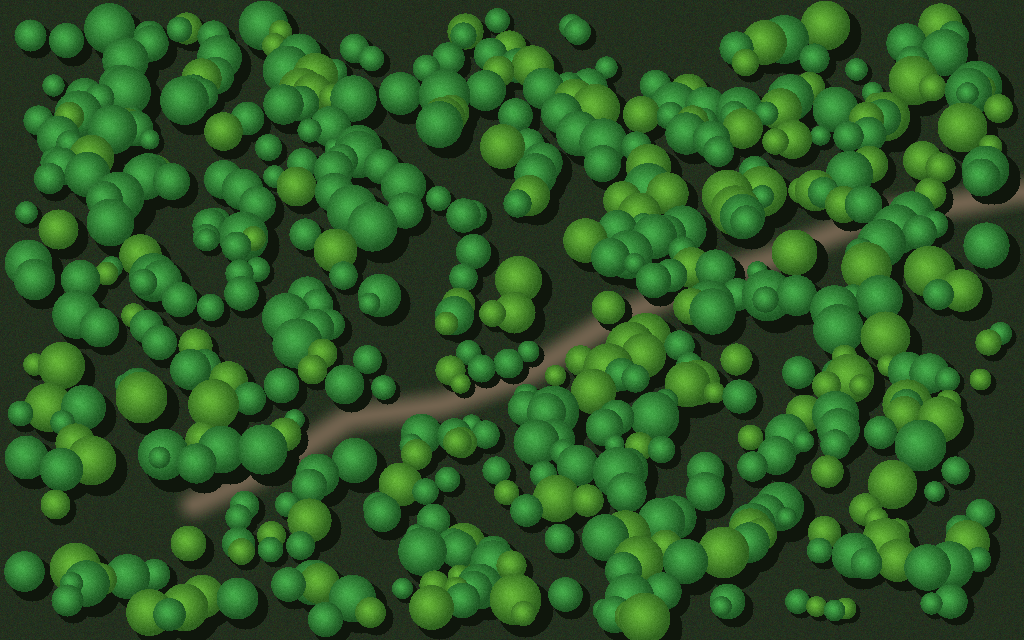
#> input picture sample-data/amazon_canopy_dense_0.5m.tif, 1024 x 640 px
$ python -i vegetation.py   (imports and definitions only)
#> lines starting #> are read from the running program, lines starting #| are printed output that depends on the picture; after the words box and inside, x2 and y2 are one past the last pixel; in counts of white or black regions, pixels touching at a corner belong together
"""Vegetation index computation and photosynthetic canopy extraction."""

import numpy as np
import cv2


def extract_vegetation_canopy_mask(rgb_image: np.ndarray) -> np.ndarray:
    """
    Extracts a robust binary canopy vegetation mask using multispectral/colorimetric indices:
    - Excess Green Index (ExG = 2*G - R - B)
    - Normalized Difference Green-Red Index (GLI / NGRDI = (2G - R - B)/(2G + R + B))
    - HSV chromatic green-forest filtering

    Returns:
        binary uint8 mask of shape (H, W) where 255 = canopy, 0 = non-canopy.
    """
    img_float = rgb_image.astype(np.float32)
    r = img_float[:, :, 0]
    g = img_float[:, :, 1]
    b = img_float[:, :, 2]

    # 1. Excess Green Index (ExG)
    exg = 2.0 * g - r - b
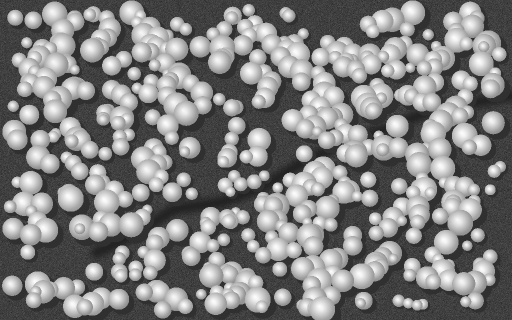
#> exg: shape (640, 1024) float32 (shown at 1/2 size); min -28, max 208, mean 96.3; drawn with min black and max white

    # 2. Normalized Green Leaf Index (GLI)
    denom = 2.0 * g + r + b + 1e-6
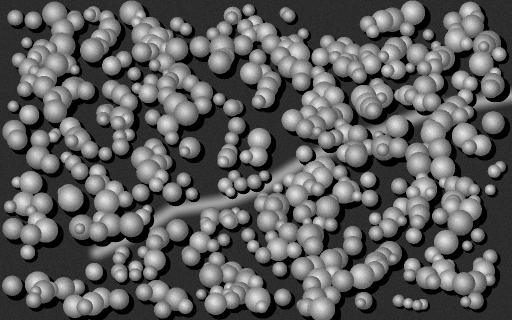
#> denom: shape (640, 1024) float32 (shown at 1/2 size); min 71, max 577, mean 262.3; drawn with min black and max white
    gli = (2.0 * g - r - b) / denom
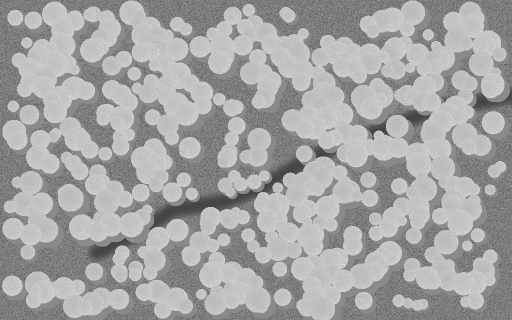
#> gli: shape (640, 1024) float32 (shown at 1/2 size); min -0.212, max 0.617, mean 0.328; drawn with min black and max white

    # 3. HSV Color Space Filtering for Natural Evergreen and Deciduous Foliage
    hsv = cv2.cvtColor(rgb_image, cv2.COLOR_RGB2HSV)
#> hsv: shape (640, 1024, 3); mean H, S, V 54.8, 137.4, 89.8
    h = hsv[:, :, 0]
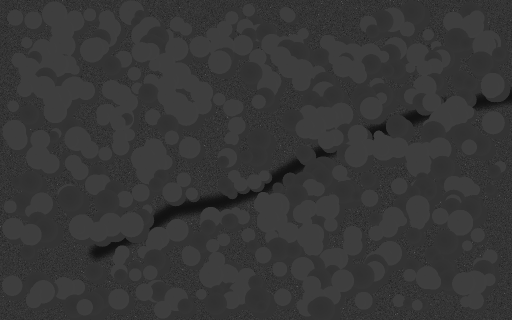
#> h: shape (640, 1024) (shown at 1/2 size); min 0, max 178, mean 54.8
    s = hsv[:, :, 1]
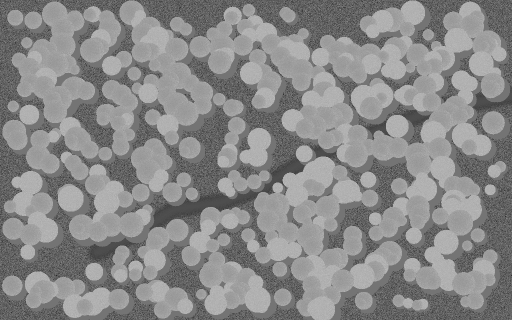
#> s: shape (640, 1024) (shown at 1/2 size); min 0, max 218, mean 137.4
    v = hsv[:, :, 2]

    # Typical green-to-olive forest spectrum: Hue between 25 (yellow-green) and 90 (emerald green)
    # Exclude very dark shadows (V < 15) and washed-out pure gray/white clouds (S < 15, V > 230)
    hsv_green_mask = (h >= 24) & (h <= 96) & (s >= 20) & (v >= 18)
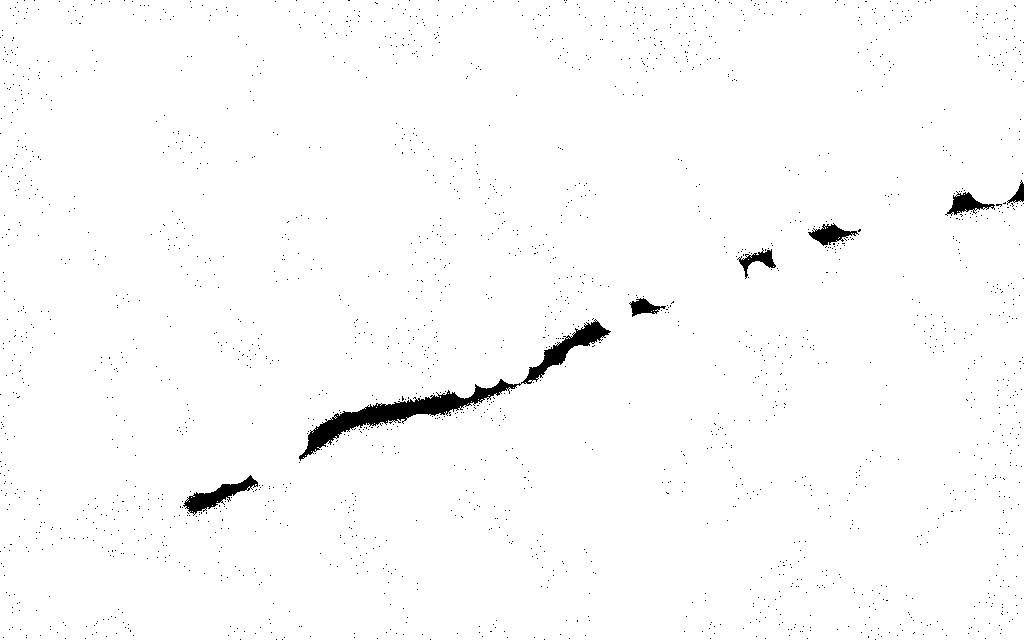
#> hsv_green_mask: shape (640, 1024) bool; 98.5% white; 1969 black regions (1962 under 20 px), largest, box (x1, y1, x2, y2) and area: (299, 319, 611, 461) 4770, (183, 475, 258, 516) 967, (808, 223, 859, 246) 528

    # 4. Otsu Adaptive Thresholding on Normalized ExG
    # Normalize ExG to 0..255
    exg_norm = cv2.normalize(exg, None, 0, 255, cv2.NORM_MINMAX).astype(np.uint8)
    _, exg_otsu = cv2.threshold(exg_norm, 0, 255, cv2.THRESH_BINARY + cv2.THRESH_OTSU)
#> exg_otsu: shape (640, 1024); 56.9% white; 34 black regions (19 under 20 px), largest, box (x1, y1, x2, y2) and area: (0, 0, 1024, 640) 270069, (644, 124, 868, 292) 9897, (615, 353, 677, 407) 719

    # 5. Combine indices: pixel is canopy if ExG Otsu agrees OR (GLI is positive AND HSV green holds)
    combined_mask = np.zeros(rgb_image.shape[:2], dtype=np.uint8)
    is_canopy = (exg_otsu > 0) & (gli > -0.05) & (v > 15) & ((hsv_green_mask) | (exg > 5))
    combined_mask[is_canopy] = 255

    # 6. Morphological cleanup: Remove speckle noise, fill small holes inside dense crowns
    kernel_small = cv2.getStructuringElement(cv2.MORPH_ELLIPSE, (3, 3))
    kernel_medium = cv2.getStructuringElement(cv2.MORPH_ELLIPSE, (5, 5))

    # Opening (removes tiny isolated non-forest noise)
    cleaned = cv2.morphologyEx(combined_mask, cv2.MORPH_OPEN, kernel_small)
    # Closing (bridges tiny gaps inside solid crown leaves)
    cleaned = cv2.morphologyEx(cleaned, cv2.MORPH_CLOSE, kernel_medium)

    return cleaned

>>> import cv2
>>> picture = cv2.cvtColor(cv2.imread('../../../sample-data/amazon_canopy_dense_0.5m.tif'), cv2.COLOR_BGR2RGB)
>>> result = extract_vegetation_canopy_mask(picture)
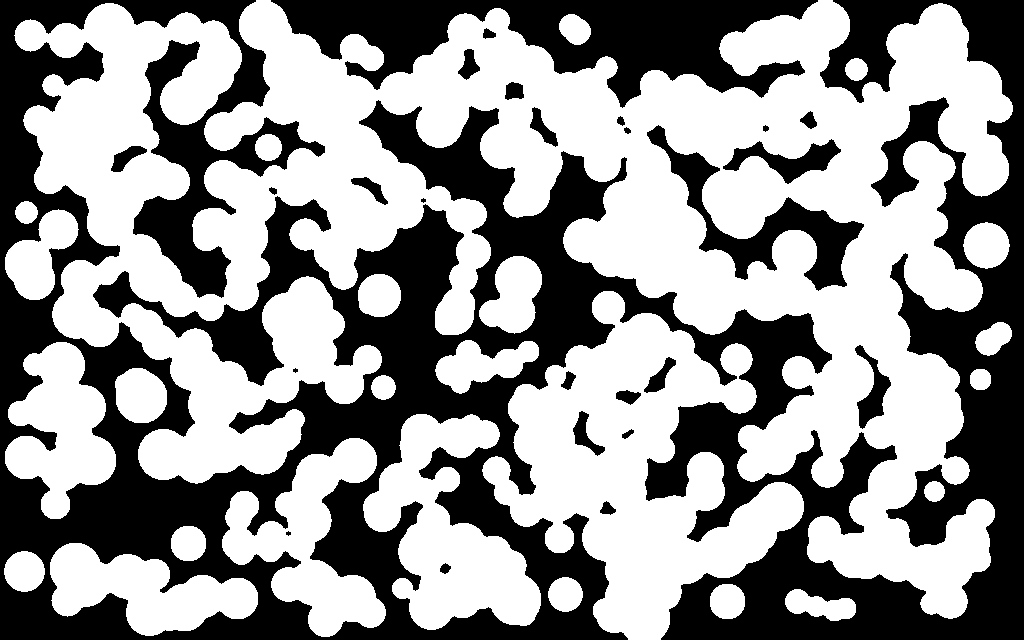
#> result: shape (640, 1024); 57.4% white; 26 black regions (3 under 20 px), largest, box (x1, y1, x2, y2) and area: (0, 0, 1024, 640) 237401, (271, 0, 818, 108) 27194, (647, 125, 864, 291) 7662

$ run again, on sample-data/okanagan_ridge_sentinel2_0.3m.tif
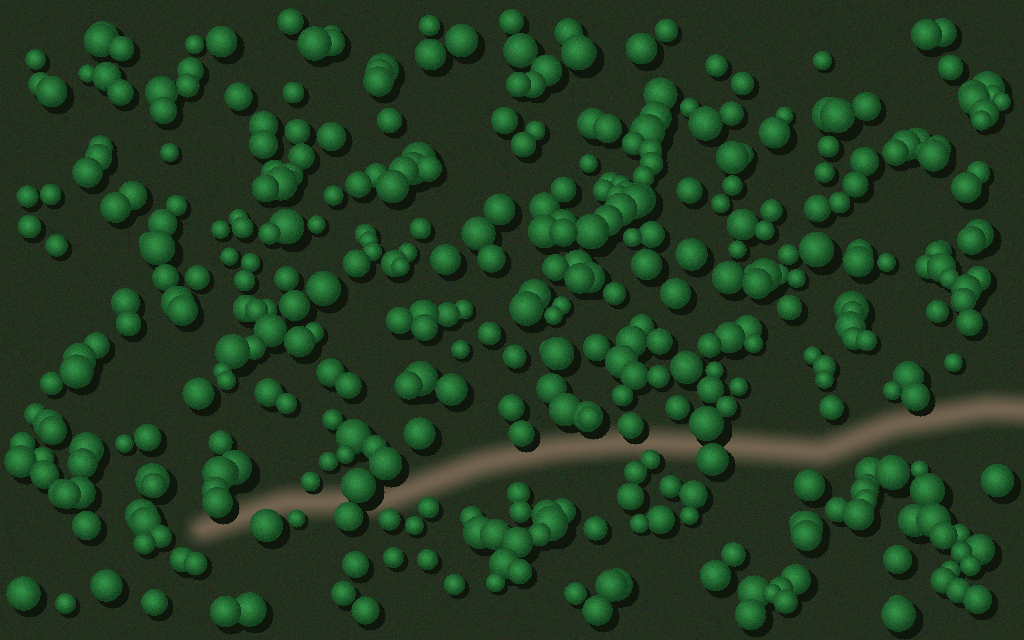
#> input picture sample-data/okanagan_ridge_sentinel2_0.3m.tif, 1024 x 640 px
#> hsv: shape (640, 1024, 3); mean H, S, V 54.8, 119.7, 61.4
#> in extract_vegetation_canopy_mask, `hsv_green_mask = (h >= 24) & (h <= 96) & (s >= 20) & (v >= 18)`:
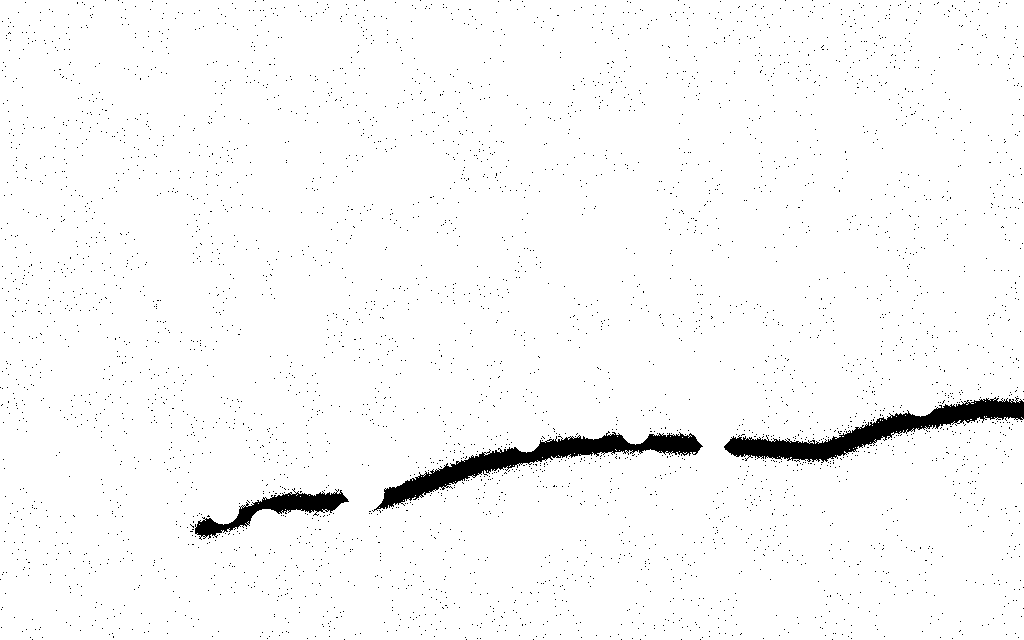
#> hsv_green_mask: shape (640, 1024) bool; 97.4% white; 3993 black regions (3990 under 20 px), largest, box (x1, y1, x2, y2) and area: (372, 431, 703, 512) 5491, (724, 397, 1024, 463) 5437, (195, 488, 349, 540) 2187
#> exg_otsu: shape (640, 1024); 29.2% white; 198 white regions (42 under 20 px), largest, box (x1, y1, x2, y2) and area: (825, 455, 995, 614) 9404, (528, 77, 678, 249) 9328, (460, 482, 576, 592) 5875
#> `result = extract_vegetation_canopy_mask(picture)`:
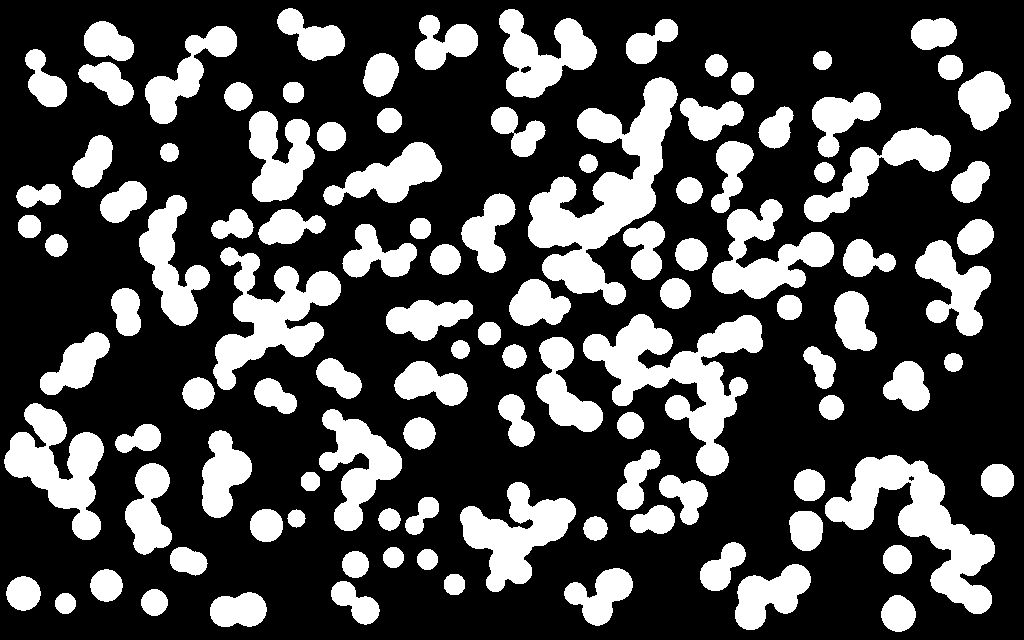
#> result: shape (640, 1024); 29.5% white; 110 white regions, largest, box (x1, y1, x2, y2) and area: (528, 77, 678, 305) 12957, (583, 314, 763, 476) 10936, (825, 455, 995, 614) 9506

$ run again, on sample-data/pine_plantation_aerial_0.15m.tif
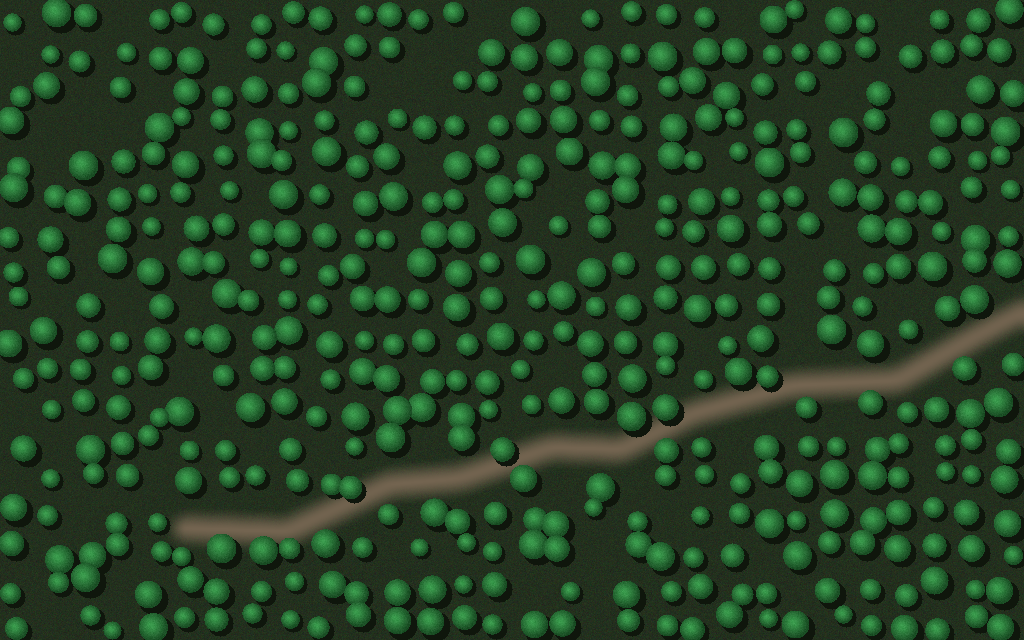
#> input picture sample-data/pine_plantation_aerial_0.15m.tif, 1024 x 640 px
#> hsv: shape (640, 1024, 3); mean H, S, V 54.8, 119.5, 65.5
#> in extract_vegetation_canopy_mask, `hsv_green_mask = (h >= 24) & (h <= 96) & (s >= 20) & (v >= 18)`:
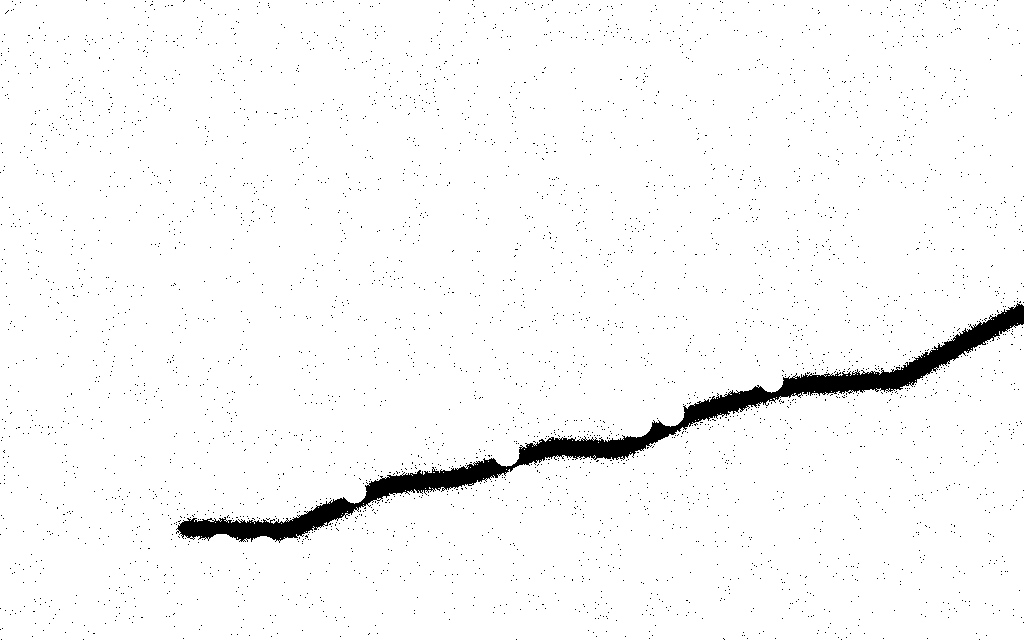
#> hsv_green_mask: shape (640, 1024) bool; 97.1% white; 3705 black regions (3704 under 20 px), largest, box (x1, y1, x2, y2) and area: (176, 303, 1024, 543) 14976
#> exg_otsu: shape (640, 1024); 31.2% white; 386 white regions (1 under 20 px), largest, box (x1, y1, x2, y2) and area: (519, 507, 570, 562) 2161, (376, 393, 436, 452) 1969, (858, 433, 910, 490) 1890
#> `result = extract_vegetation_canopy_mask(picture)`:
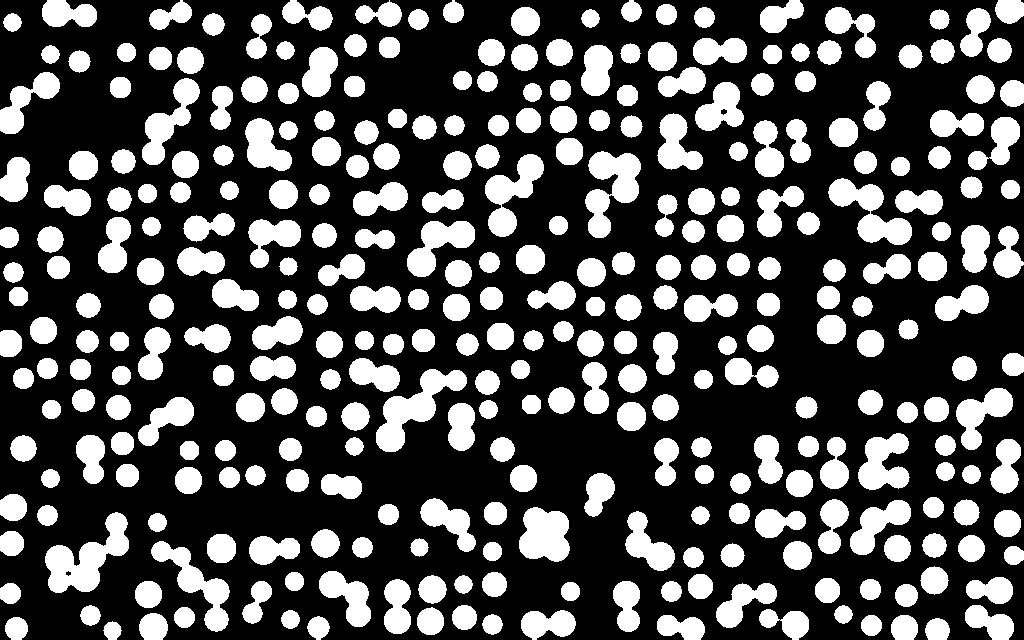
#> result: shape (640, 1024); 31.5% white; 323 white regions, largest, box (x1, y1, x2, y2) and area: (45, 512, 129, 593) 3119, (376, 369, 467, 452) 2865, (585, 151, 641, 238) 2669
